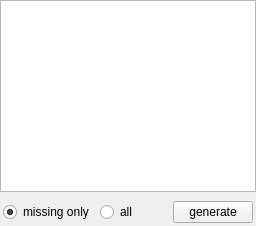
<?xml version="1.0" encoding="UTF-8"?>
<ui version="4.0">
 <class>CMatchingStatisticsComponent</class>
 <widget class="QFrame" name="CMatchingStatisticsComponent">
  <property name="geometry">
   <rect>
    <x>0</x>
    <y>0</y>
    <width>256</width>
    <height>226</height>
   </rect>
  </property>
  <property name="windowTitle">
   <string>Matching statistics</string>
  </property>
  <layout class="QVBoxLayout" name="vl_MatchingStatistics">
   <property name="leftMargin">
    <number>0</number>
   </property>
   <property name="topMargin">
    <number>0</number>
   </property>
   <property name="rightMargin">
    <number>0</number>
   </property>
   <property name="bottomMargin">
    <number>0</number>
   </property>
   <item>
    <widget class="swift::gui::views::CMatchingStatisticsView" name="tvp_MatchingStatistics">
     <property name="selectionMode">
      <enum>QAbstractItemView::NoSelection</enum>
     </property>
     <attribute name="verticalHeaderVisible">
      <bool>false</bool>
     </attribute>
     <attribute name="verticalHeaderHighlightSections">
      <bool>false</bool>
     </attribute>
    </widget>
   </item>
   <item>
    <widget class="QFrame" name="fr_Bottom">
     <layout class="QHBoxLayout" name="hl_Bottom">
      <property name="leftMargin">
       <number>3</number>
      </property>
      <property name="topMargin">
       <number>3</number>
      </property>
      <property name="rightMargin">
       <number>3</number>
      </property>
      <property name="bottomMargin">
       <number>3</number>
      </property>
      <item>
       <widget class="QRadioButton" name="rb_MissingOnly">
        <property name="text">
         <string>missing only</string>
        </property>
        <property name="checked">
         <bool>true</bool>
        </property>
       </widget>
      </item>
      <item>
       <widget class="QRadioButton" name="rb_All">
        <property name="text">
         <string>all</string>
        </property>
        <property name="checked">
         <bool>false</bool>
        </property>
       </widget>
      </item>
      <item>
       <spacer name="hs_Bottom">
        <property name="orientation">
         <enum>Qt::Horizontal</enum>
        </property>
        <property name="sizeHint" stdset="0">
         <size>
          <width>40</width>
          <height>20</height>
         </size>
        </property>
       </spacer>
      </item>
      <item>
       <widget class="QPushButton" name="pb_Generate">
        <property name="text">
         <string>generate</string>
        </property>
       </widget>
      </item>
     </layout>
    </widget>
   </item>
  </layout>
 </widget>
 <customwidgets>
  <customwidget>
   <class>swift::gui::views::CMatchingStatisticsView</class>
   <extends>QTableView</extends>
   <header>gui/views/matchingstatisticsview.h</header>
  </customwidget>
 </customwidgets>
 <resources/>
 <connections/>
</ui>
